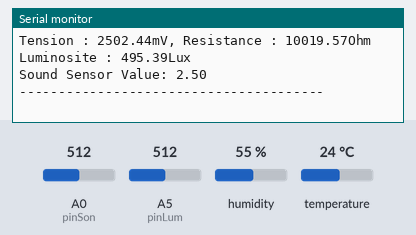
Simulated run of this sketch. Board: Arduino Uno, built with avr-gcc and run on an emulated ATmega328P. Parts: the last lines printed to the serial monitor. The test bench sets the inputs (shaded band); at power-on: humidity 55 %, A0 (pinSon) = 512, A5 (pinLum) = 512, temperature 24 °C.

Above: at 5.4 s.
5.5 s: humidity set to 22 %
At 7.7 s:
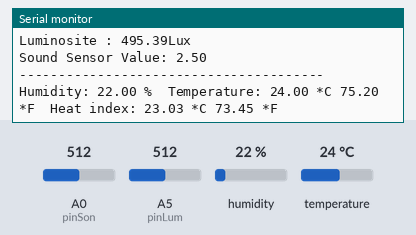
9.3 s: A0 (pinSon) set to 716
At 11.4 s:
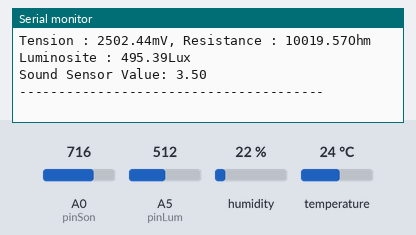
13.1 s: A5 (pinLum) set to 716
At 16.5 s:
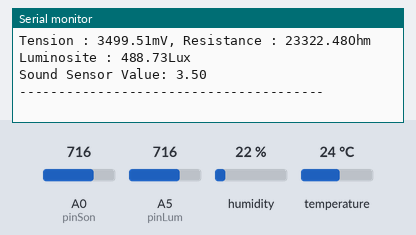
16.9 s: temperature set to 12 °C
At 18.1 s:
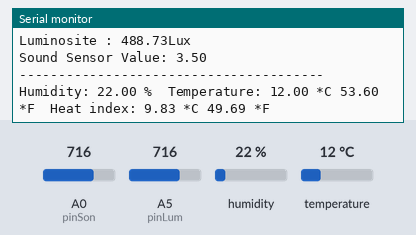
20.7 s: A0 (pinSon) set to 992
At 21.5 s:
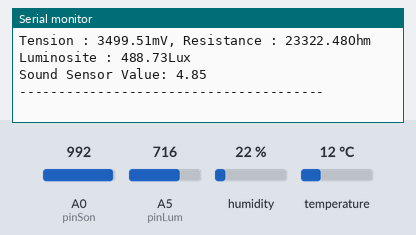
24.5 s: A5 (pinLum) set to 992
At 26.5 s:
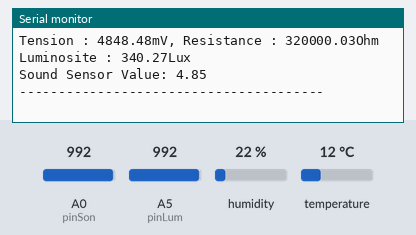
Timing chart, 0 to 28.0 s (numbered marks = the images above; inputs shaded):
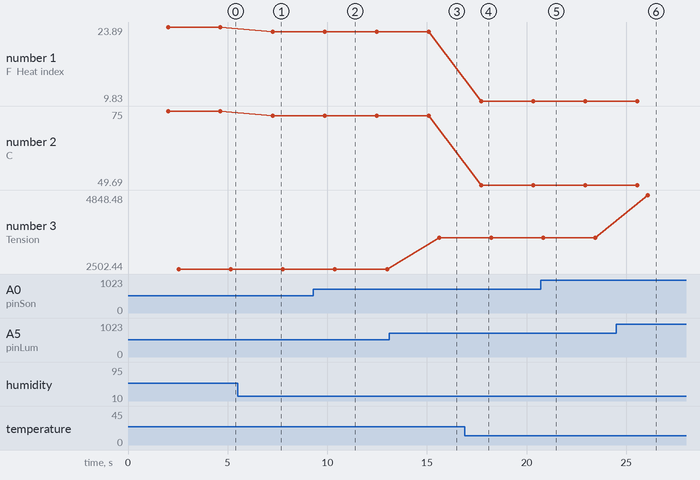

The sketch:

End-device.ino
```cpp
#include <DHT.h>

#define DHTPIN A1     // what digital pin we're connected to

// Uncomment whatever type you're using!
#define DHTTYPE DHT11   // DHT 11
//#define DHTTYPE DHT22   // DHT 22  (AM2302), AM2321
//#define DHTTYPE DHT21   // DHT 21 (AM2301)

// Connect pin 1 (on the left) of the sensor to +5V
// NOTE: If using a board with 3.3V logic like an Arduino Due connect pin 1
// to 3.3V instead of 5V!
// Connect pin 2 of the sensor to whatever your DHTPIN is
// Connect pin 4 (on the right) of the sensor to GROUND
// Connect a 10K resistor from pin 2 (data) to pin 1 (power) of the sensor

// Initialize DHT sensor.
// Note that older versions of this library took an optional third parameter to
// tweak the timings for faster processors.  This parameter is no longer needed
// as the current DHT reading algorithm adjusts itself to work on faster procs.
DHT dht(DHTPIN, DHTTYPE);

int pinSon = A0;
int pinLum = A5;

void setup() {
  Serial.begin(9600);

  dht.begin();
}

void loop() {
    // Wait a few seconds between measurements.
  delay(2000);
  // Reading temperature or humidity takes about 250 milliseconds!
  // Sensor readings may also be up to 2 seconds 'old' (its a very slow sensor)
  float h = dht.readHumidity();
  // Read temperature as Celsius (the default)
  float t = dht.readTemperature();
  // Read temperature as Fahrenheit (isFahrenheit = true)
  float f = dht.readTemperature(true);

  // Check if any reads failed and exit early (to try again).
  if (isnan(h) || isnan(t) || isnan(f)) {
    Serial.println("Failed to read from DHT sensor!");
    return;
  }

  // Compute heat index in Fahrenheit (the default)
  float hif = dht.computeHeatIndex(f, h);
  // Compute heat index in Celsius (isFahreheit = false)
  float hic = dht.computeHeatIndex(t, h, false);

  Serial.print("Humidity: ");
  Serial.print(h);
  Serial.print(" %\t");
  Serial.print("Temperature: ");
  Serial.print(t);
  Serial.print(" *C ");
  Serial.print(f);
  Serial.print(" *F\t");
  Serial.print("Heat index: ");
  Serial.print(hic);
  Serial.print(" *C ");
  Serial.print(hif);
  Serial.println(" *F");

  delay(500);
      // La valeur de la tension est mesurée
  int rawValue = analogRead(pinLum);
  float voltage = rawValue * (5.0/1023) * 1000;
  float resistance = 10000 * ( voltage / ( 5000.0 - voltage) ); // Pont diviseur Vout = Vin*(R2/(R1 + R2))
  float Lux = ( 1000000 - resistance ) / 1998.4; //Pente de la courbe trouvée avec une datasheet .... Encore à revoir...
  //Ensuite calcul du Lux avec la résistance, difficile car pas une droite!!
  //https://www.carnetdumaker.net/articles/mesurer-la-luminosite-ambiante-avec-une-photoresistance-et-une-carte-arduino-genuino/

  Serial.print("Tension : ");   Serial.print(voltage); Serial.print("mV");
  Serial.print(", Resistance : "); Serial.print(resistance); Serial.println("Ohm");
  Serial.print("Luminosite : "); Serial.print(Lux); Serial.println("Lux");


  Serial.print("Sound Sensor Value: ");
  Serial.println(analogRead(pinSon)*5.0/1023.0);

  Serial.println("---------------------------------------");


}
```

Measured:
- after the input at 5.5 s, the serial monitor: prints a new line after 1.8 s (image 1)
- after the input at 9.3 s, the serial monitor: prints a new line after 1.2 s (image 2)
- after the input at 13.1 s, the serial monitor: prints a new line after 2.5 s (image 3)
- after the input at 16.9 s, the serial monitor: prints a new line after 0.82 s (image 4)
- after the input at 20.7 s, the serial monitor: prints a new line after 0.22 s (image 5)
- after the input at 24.5 s, the serial monitor: prints a new line after 1.6 s (image 6)
- plotted number 1: 23.89 → 23.03 after the input at 5.5 s, 23.03 → 9.83 after the input at 16.9 s
- plotted number 2: 75 → 73.45 after the input at 5.5 s, 73.45 → 49.69 after the input at 16.9 s
